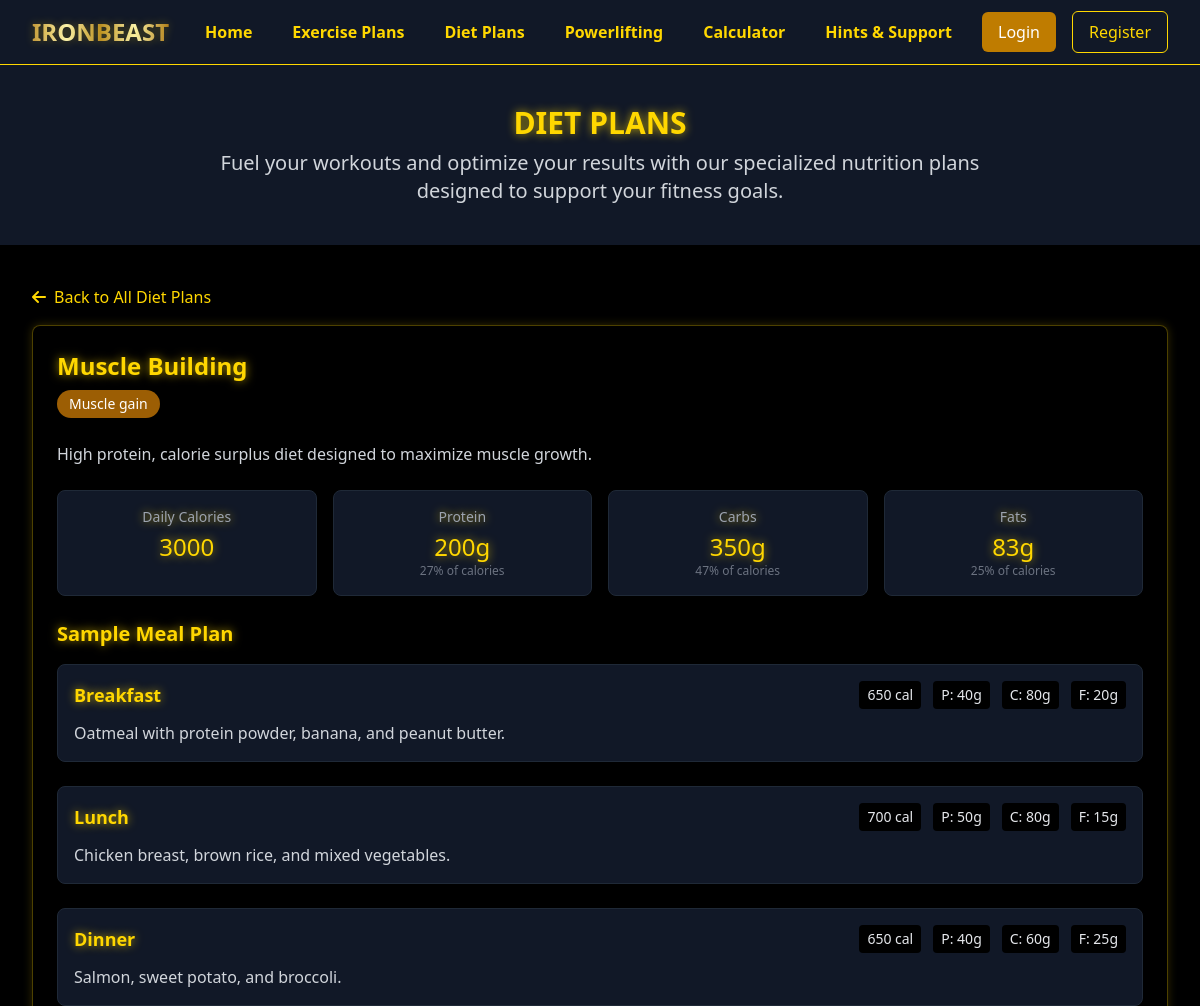
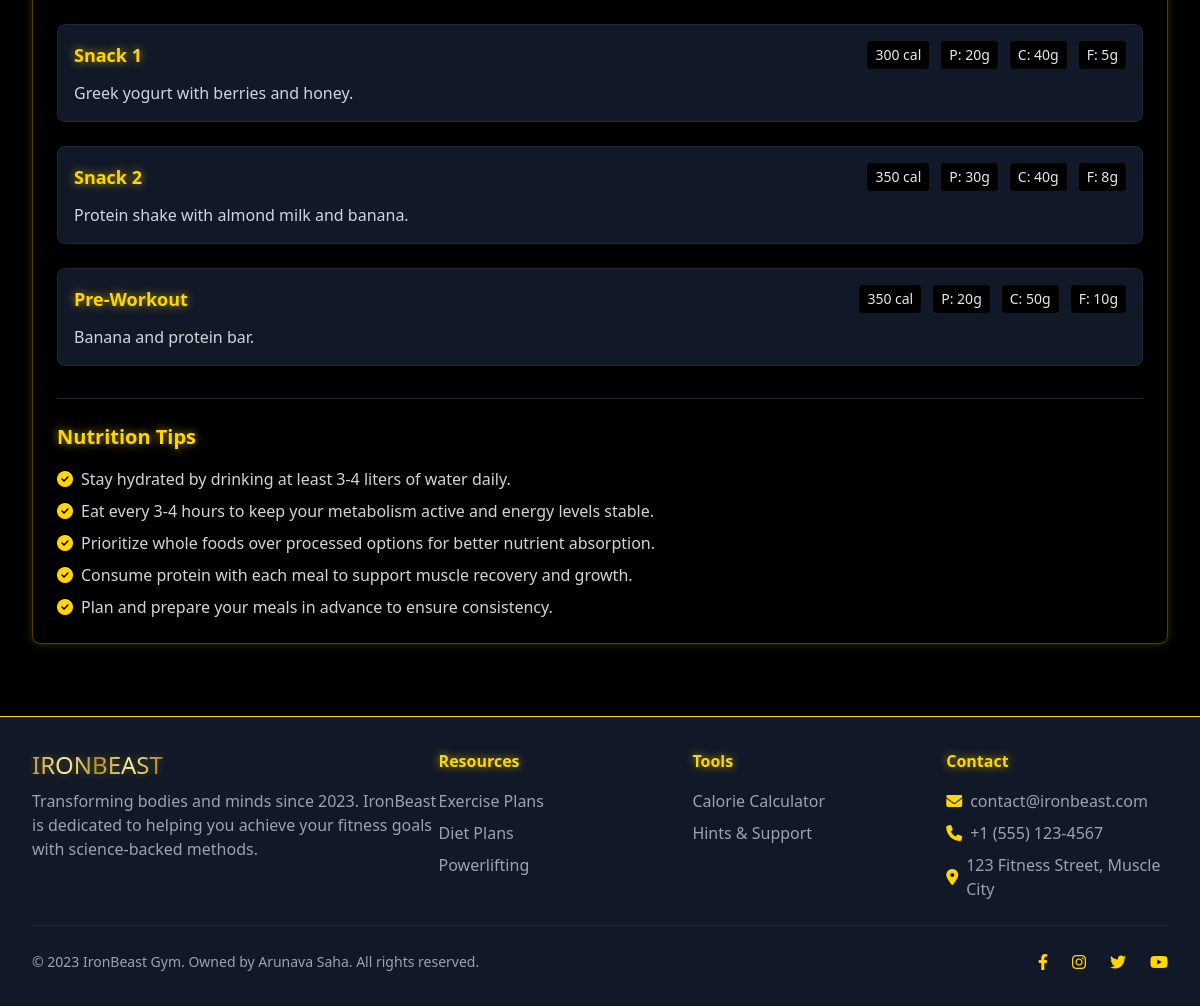
Page /diet-plan/1 on the committed database (2 pictures, top to bottom).
### models.py (models this page shows)
class DietPlan(db.Model):
    id = db.Column(db.Integer, primary_key=True)
    name = db.Column(db.String(100), nullable=False)
    description = db.Column(db.Text, nullable=False)
    goal = db.Column(db.String(50), nullable=False)  # e.g., "weight loss", "muscle gain", "maintenance"
    calories = db.Column(db.Integer, nullable=False)
    protein = db.Column(db.Integer, nullable=False)  # in grams
    carbs = db.Column(db.Integer, nullable=False)  # in grams
    fats = db.Column(db.Integer, nullable=False)  # in grams
    meals = db.relationship('Meal', backref='diet_plan', lazy=True)

class Meal(db.Model):
    id = db.Column(db.Integer, primary_key=True)
    name = db.Column(db.String(100), nullable=False)
    description = db.Column(db.Text, nullable=False)
    calories = db.Column(db.Integer, nullable=False)
    protein = db.Column(db.Integer, nullable=False)  # in grams
    carbs = db.Column(db.Integer, nullable=False)  # in grams
    fats = db.Column(db.Integer, nullable=False)  # in grams
    diet_plan_id = db.Column(db.Integer, db.ForeignKey('diet_plan.id'), nullable=False)

### routes.py (the view)
@app.route('/diet-plan/<int:plan_id>')
def diet_plan_detail(plan_id):
    plan = DietPlan.query.get_or_404(plan_id)
    meals = Meal.query.filter_by(diet_plan_id=plan_id).all()
    return render_template('diet_plans.html', plan=plan, meals=meals, is_detail=True)

### templates/diet_plans.html (shortened to what this page needs)
{% extends 'base.html' %}
{% block content %}
    <div class="bg-gray-900 py-10">
        <div class="max-w-7xl mx-auto px-4 sm:px-6 lg:px-8">
            <h1 class="text-3xl font-bold text-center golden-text mb-2">DIET PLANS</h1>
            <p class="text-xl text-center text-gray-300 max-w-3xl mx-auto">
                Fuel your workouts and optimize your results with our specialized nutrition plans designed to support your fitness goals.
            </p>
        </div>
    </div>
    <div class="bg-black py-10">
        <div class="max-w-7xl mx-auto px-4 sm:px-6 lg:px-8">
            {% if is_detail is defined and is_detail %}
                <div class="mb-8">
                    <a href="{{ url_for('diet_plans') }}" class="text-gold-500 hover:text-gold-400 flex items-center mb-4">
                        <i class="fas fa-arrow-left mr-2"></i> Back to All Diet Plans
                    </a>
                    <div class="golden-card rounded-lg p-6">
                        <h2 class="text-2xl font-bold golden-text mb-2">{{ plan.name }}</h2>
                        <div class="flex flex-wrap items-center mb-4 text-sm">
                            <span class="bg-gold-800 text-white px-3 py-1 rounded-full mr-2 mb-2">{{ plan.goal|capitalize }}</span>
                        </div>
                        <p class="text-gray-300 mb-6">{{ plan.description }}</p>
                        <div class="grid grid-cols-1 md:grid-cols-2 lg:grid-cols-4 gap-4 mb-6">
                            <div class="bg-gray-900 rounded-lg p-4 text-center border border-gray-800">
                                <h4 class="text-gray-400 text-sm mb-1">Daily Calories</h4>
                                <p class="text-2xl golden-text">{{ plan.calories }}</p>
                            </div>
                            <div class="bg-gray-900 rounded-lg p-4 text-center border border-gray-800">
                                <h4 class="text-gray-400 text-sm mb-1">Protein</h4>
                                <p class="text-2xl golden-text">{{ plan.protein }}g</p>
                                <p class="text-xs text-gray-500">{{ (plan.protein * 4 / plan.calories * 100)|round|int }}% of calories</p>
                            </div>
                            <div class="bg-gray-900 rounded-lg p-4 text-center border border-gray-800">
                                <h4 class="text-gray-400 text-sm mb-1">Carbs</h4>
                                <p class="text-2xl golden-text">{{ plan.carbs }}g</p>
                                <p class="text-xs text-gray-500">{{ (plan.carbs * 4 / plan.calories * 100)|round|int }}% of calories</p>
                            </div>
                            <div class="bg-gray-900 rounded-lg p-4 text-center border border-gray-800">
                                <h4 class="text-gray-400 text-sm mb-1">Fats</h4>
                                <p class="text-2xl golden-text">{{ plan.fats }}g</p>
                                <p class="text-xs text-gray-500">{{ (plan.fats * 9 / plan.calories * 100)|round|int }}% of calories</p>
                            </div>
                        </div>
                        <h3 class="text-xl font-semibold golden-text mb-4">Sample Meal Plan</h3>
                        <div class="space-y-6">
                            {% for meal in meals %}
                                <div class="bg-gray-900 rounded-lg p-4 border border-gray-800">
                                    <div class="flex flex-col md:flex-row md:justify-between md:items-center">
                                        <h4 class="text-lg font-semibold golden-text mb-2 md:mb-0">{{ meal.name }}</h4>
                                        <div class="flex space-x-3 text-sm">
                                            <span class="bg-black px-2 py-1 rounded">{{ meal.calories }} cal</span>
                                            <span class="bg-black px-2 py-1 rounded">P: {{ meal.protein }}g</span>
                                            <span class="bg-black px-2 py-1 rounded">C: {{ meal.carbs }}g</span>
                                            <span class="bg-black px-2 py-1 rounded">F: {{ meal.fats }}g</span>
                                        </div>
                                    </div>
                                    <p class="text-gray-300 mt-3">{{ meal.description }}</p>
                                </div>
                            {% endfor %}
                        </div>
                        <div class="mt-8 pt-6 border-t border-gray-800">
                            <h3 class="text-xl font-semibold golden-text mb-4">Nutrition Tips</h3>
                            <ul class="space-y-2 text-gray-300">
                                <li class="flex items-start">
                                    <i class="fas fa-check-circle text-gold-500 mt-1 mr-2"></i>
                                    <span>Stay hydrated by drinking at least 3-4 liters of water daily.</span>
                                </li>
                                <li class="flex items-start">
                                    <i class="fas fa-check-circle text-gold-500 mt-1 mr-2"></i>
                                    <span>Eat every 3-4 hours to keep your metabolism active and energy levels stable.</span>
                                </li>
                                <li class="flex items-start">
                                    <i class="fas fa-check-circle text-gold-500 mt-1 mr-2"></i>
                                    <span>Prioritize whole foods over processed options for better nutrient absorption.</span>
                                </li>
                                <li class="flex items-start">
                                    <i class="fas fa-check-circle text-gold-500 mt-1 mr-2"></i>
                                    <span>Consume protein with each meal to support muscle recovery and growth.</span>
                                </li>
                                <li class="flex items-start">
                                    <i class="fas fa-check-circle text-gold-500 mt-1 mr-2"></i>
                                    <span>Plan and prepare your meals in advance to ensure consistency.</span>
                                </li>
                            </ul>
                        </div>
                    </div>
                </div>
            {% endif %}
        </div>
    </div>
{% endblock %}

### static/css/custom.css (style rules this page uses)
body { background-color: #000; position: relative; }
body::before { content: ""; position: fixed; top: 0; left: 0; width: 100%; height: 100%; z-index: -1; background-image: url('/static/images/muscular-silhouette.png'); background-size: cover; background-position: center; background-repeat: no-repeat; opacity: 0.25; pointer-events: none; }
.golden-text { color: #FFD700; text-shadow: 0 0 10px rgba(255, 215, 0, 0.7); animation: glow 2s ease-in-out infinite alternate; }
.golden-card { background-color: rgba(0, 0, 0, 0.7); border: 1px solid rgba(255, 215, 0, 0.3); box-shadow: 0 0 10px rgba(255, 215, 0, 0.2); transition: all 0.3s ease; }

### rows in the picture
DietPlan: name "Muscle Building", goal "Muscle gain", description "High protein, calorie surplus diet designed to maximize muscle growth.", calories "3000", protein "200", (plan.protein*4/plan.calories*100)|round|int "27", carbs "350", (plan.carbs*4/plan.calories*100)|round|int "47", fats "83", (plan.fats*9/plan.calories*100)|round|int "25"
Meal: name "Breakfast", calories "650", protein "40", carbs "80", fats "20", description "Oatmeal with protein powder, banana, and peanut butter."
Meal: name "Lunch", calories "700", protein "50", carbs "80", fats "15", description "Chicken breast, brown rice, and mixed vegetables."
Meal: name "Dinner", calories "650", protein "40", carbs "60", fats "25", description "Salmon, sweet potato, and broccoli."
Meal: name "Snack 1", calories "300", protein "20", carbs "40", fats "5", description "Greek yogurt with berries and honey."
Meal: name "Snack 2", calories "350", protein "30", carbs "40", fats "8", description "Protein shake with almond milk and banana."
Meal: name "Pre-Workout", calories "350", protein "20", carbs "50", fats "10", description "Banana and protein bar."
